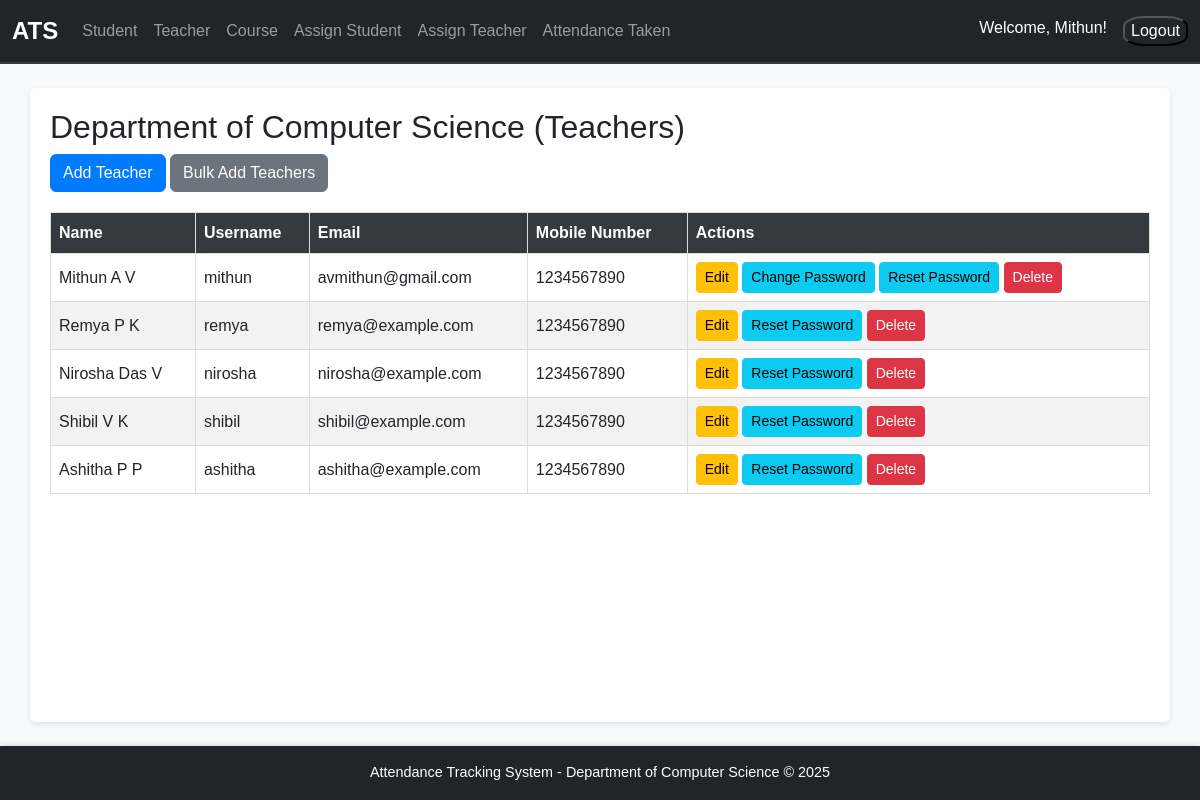
/teachers/ (signed in), run on the app's committed database.
### attendance/models.py (models this page shows, shortened)
class Department(models.Model):
    name = models.CharField(max_length=255, unique=True)
    def __str__(self):
        return self.name

class Teacher(models.Model):
    user = models.OneToOneField(User, on_delete=models.CASCADE)  # Link to default User model
    department = models.ForeignKey(Department, on_delete=models.CASCADE, related_name="teachers")
    phone_number = models.CharField(max_length=15, blank=True)

### attendance/views.py (the view)
# urls.py: path('teachers/', views.teacher_list, name='teacher_list'),
@login_required
def teacher_list(request):
    teacher = Teacher.objects.get(user=request.user)
    department = teacher.department
    teachers = Teacher.objects.filter(department=department)
    return render(request, 'attendance/teacher_list.html', {'teachers': teachers, 'department':department})

### attendance/context_processors.py (called while the page is built)
def is_hod(request):
    return {'is_hod': request.user.groups.filter(name='HoD').exists()}

### attendance/templates/attendance/teacher_list.html (shortened to what this page needs)
{% extends 'base.html' %}
{% block content %}
  <h2> Department of {{ department }} (Teachers)</h2>
  <div class="mb-3">
    {% if is_hod %}
        <a href="{% url 'register_teacher' %}" class="btn btn-primary">Add Teacher</a>
        <a href="{% url 'upload_teachers' %}" class="btn btn-secondary">Bulk Add Teachers</a>
    {% endif %}
  </div>
  <table>
    <thead>
      <tr>
        <th>Name</th>
        <th>Username</th>
        <th>Email</th>
        <th>Mobile Number</th>
        <th>Actions</th>
      </tr>
    </thead>
    <tbody>
      {% for teacher in teachers %}
        <tr>
          <td>{{ teacher.user.first_name }}</td>
          <td>{{ teacher.user.username }}</td>
          <td>{{ teacher.user.email }}</td>
          <td>{{ teacher.phone_number }}</td>
          <td>
            {% if is_hod %}
                <a href="{% url 'edit_teacher' teacher.id %}" class="btn btn-warning btn-sm">Edit</a>
                {% if teacher.user == request.user %}
                    <a href="{% url 'change_password' teacher.id %}" class="btn btn-info btn-sm">Change Password</a>
                    <a href="{% url 'reset_password' teacher.id %}" class="btn btn-info btn-sm"
                       onclick="return confirm('You will be logged out after Reset (password: {{ teacher.user.username }}@123)')">Reset Password</a>
                {% else %}
                    <a href="{% url 'reset_password' teacher.id %}" class="btn btn-info btn-sm"
                       onclick="return confirm('password: {{ teacher.user.username }}@123')">Reset Password</a>
                {% endif %}
                <a href="{% url 'delete_teacher' teacher.id %}" class="btn btn-danger btn-sm" onclick="return confirm('Are you sure you want to delete this teacher?')">Delete</a>
            {% endif %}
          </td>
        </tr>
      {% empty %}
        <tr>
          <td colspan="5">No teachers found.</td>
        </tr>
      {% endfor %}
    </tbody>
  </table>
{% endblock %}

### templates/base.html (shortened to what this page needs)
{% load static %}
<!DOCTYPE html>
<html lang="en">
<head>
    <link href="https://cdn.jsdelivr.net/npm/bootstrap@5.3.0/dist/css/bootstrap.min.css" rel="stylesheet">
    <link rel="stylesheet" href="{% static 'base.css' %}">
</head>
<body>
    <nav class="navbar navbar-expand-lg navbar-dark bg-dark">
        <div class="container-fluid">
            <a class="navbar-brand" href="{% url 'index' %}">ATS</a>
            <div class="collapse navbar-collapse" id="navbarNav">
                <ul class="navbar-nav me-auto">
                    <li class="nav-item">
                        <a class="nav-link" href="{% url 'student_list' %}">Student</a>
                    </li>
                    <li class="nav-item">
                        <a class="nav-link" href="{% url 'teacher_list' %}">Teacher</a>
                    </li>
                    <li class="nav-item">
                        <a class="nav-link" href="{% url 'course_list' %}">Course</a>
                    </li>
                    {% if is_hod %}
                        <li class="nav-item">
                            <a class="nav-link" href="{% url 'student_course_assign' %}">Assign Student</a>
                        </li>
                        <li class="nav-item">
                            <a class="nav-link" href="{% url 'teacher_course_assign' %}">Assign Teacher</a>
                        </li>
                    {% endif %}
                    <li class="nav-item">
                        <a class="nav-link" href="{% url 'teacher_attendance_list' %}">Attendance Taken</a>
                    </li>
                </ul>
                {% if user.is_authenticated %}
                <ul class="navbar-nav">
                    <li class="nav-item">
                        <span class="navbar-text text-white me-3">Welcome, {{ user.username|title }}!</span>
                    </li>
                    <li>
                        <form  method="post" action="{% url 'logout' %}">
                            <button class="logout" type="submit">Logout</button>
                          </form>
                    </li>
                </ul>
                {% else %}
                <ul class="navbar-nav">
                    <li class="nav-item">
                        <a class="nav-link" href="#">Login</a>
                    </li>
                </ul>
                {% endif %}
            </div>
        </div>
    </nav>
    <div class="container mt-4">
        {% block content %}{% endblock %}
    </div>
    <footer class="bg-dark text-white text-center py-3 mt-4">
        <p class="mb-0">Attendance Tracking System - Department of Computer Science &copy; 2025</p>
    </footer>
</body>
</html>

### static/base.css (style rules this page uses)
html, body { font-family: 'Arial', sans-serif; background-color: #f8f9fa; color: #212529; height: 100%; margin: 0; display: flex; flex-direction: column; }
.navbar { border-bottom: 2px solid #343a40; }
.navbar-brand { font-weight: bold; font-size: 1.5rem; }
.nav-item .nav-link { font-size: 1rem; padding: 0.5rem 1rem; transition: color 0.2s ease-in-out; }
footer { background-color: #343a40; color: #ffffff; font-size: 0.9rem; text-align: center; padding: 10px 0; box-shadow: 0 -2px 5px rgba(0, 0, 0, 0.1); }
.container { flex: 1; background-color: #ffffff; border-radius: 5px; box-shadow: 0 2px 5px rgba(0, 0, 0, 0.1); padding: 20px; }
.btn-primary { background-color: #007bff; border-color: #007bff; transition: background-color 0.2s, border-color 0.2s; }
table { width: 100%; border-collapse: collapse; margin: 20px 0; }
table th, table td { border: 1px solid #ddd; padding: 8px; text-align: left; }
table th { background-color: #343a40; color: #ffffff; }
table tr:nth-child(even) { background-color: #f2f2f2; }
.text-center { text-align: center; }
.mt-4 { margin-top: 1.5rem; }
.logout { background-color: transparent; border-radius: 34%; color: white; }

### data on the page
Department: name "Computer Science"
Teacher: user.first_name "Mithun A V", user.username "mithun", user.email "avmithun@gmail.com", phone_number "1234567890"
Teacher: user.first_name "Remya P K", user.username "remya", user.email "remya@example.com", phone_number "1234567890"
Teacher: user.first_name "Nirosha Das V", user.username "nirosha", user.email "nirosha@example.com", phone_number "1234567890"
Teacher: user.first_name "Shibil V K", user.username "shibil", user.email "shibil@example.com", phone_number "1234567890"
Teacher: user.first_name "Ashitha P P", user.username "ashitha", user.email "ashitha@example.com", phone_number "1234567890"

### other printed values
{{ user.username|title }} "Mithun"
